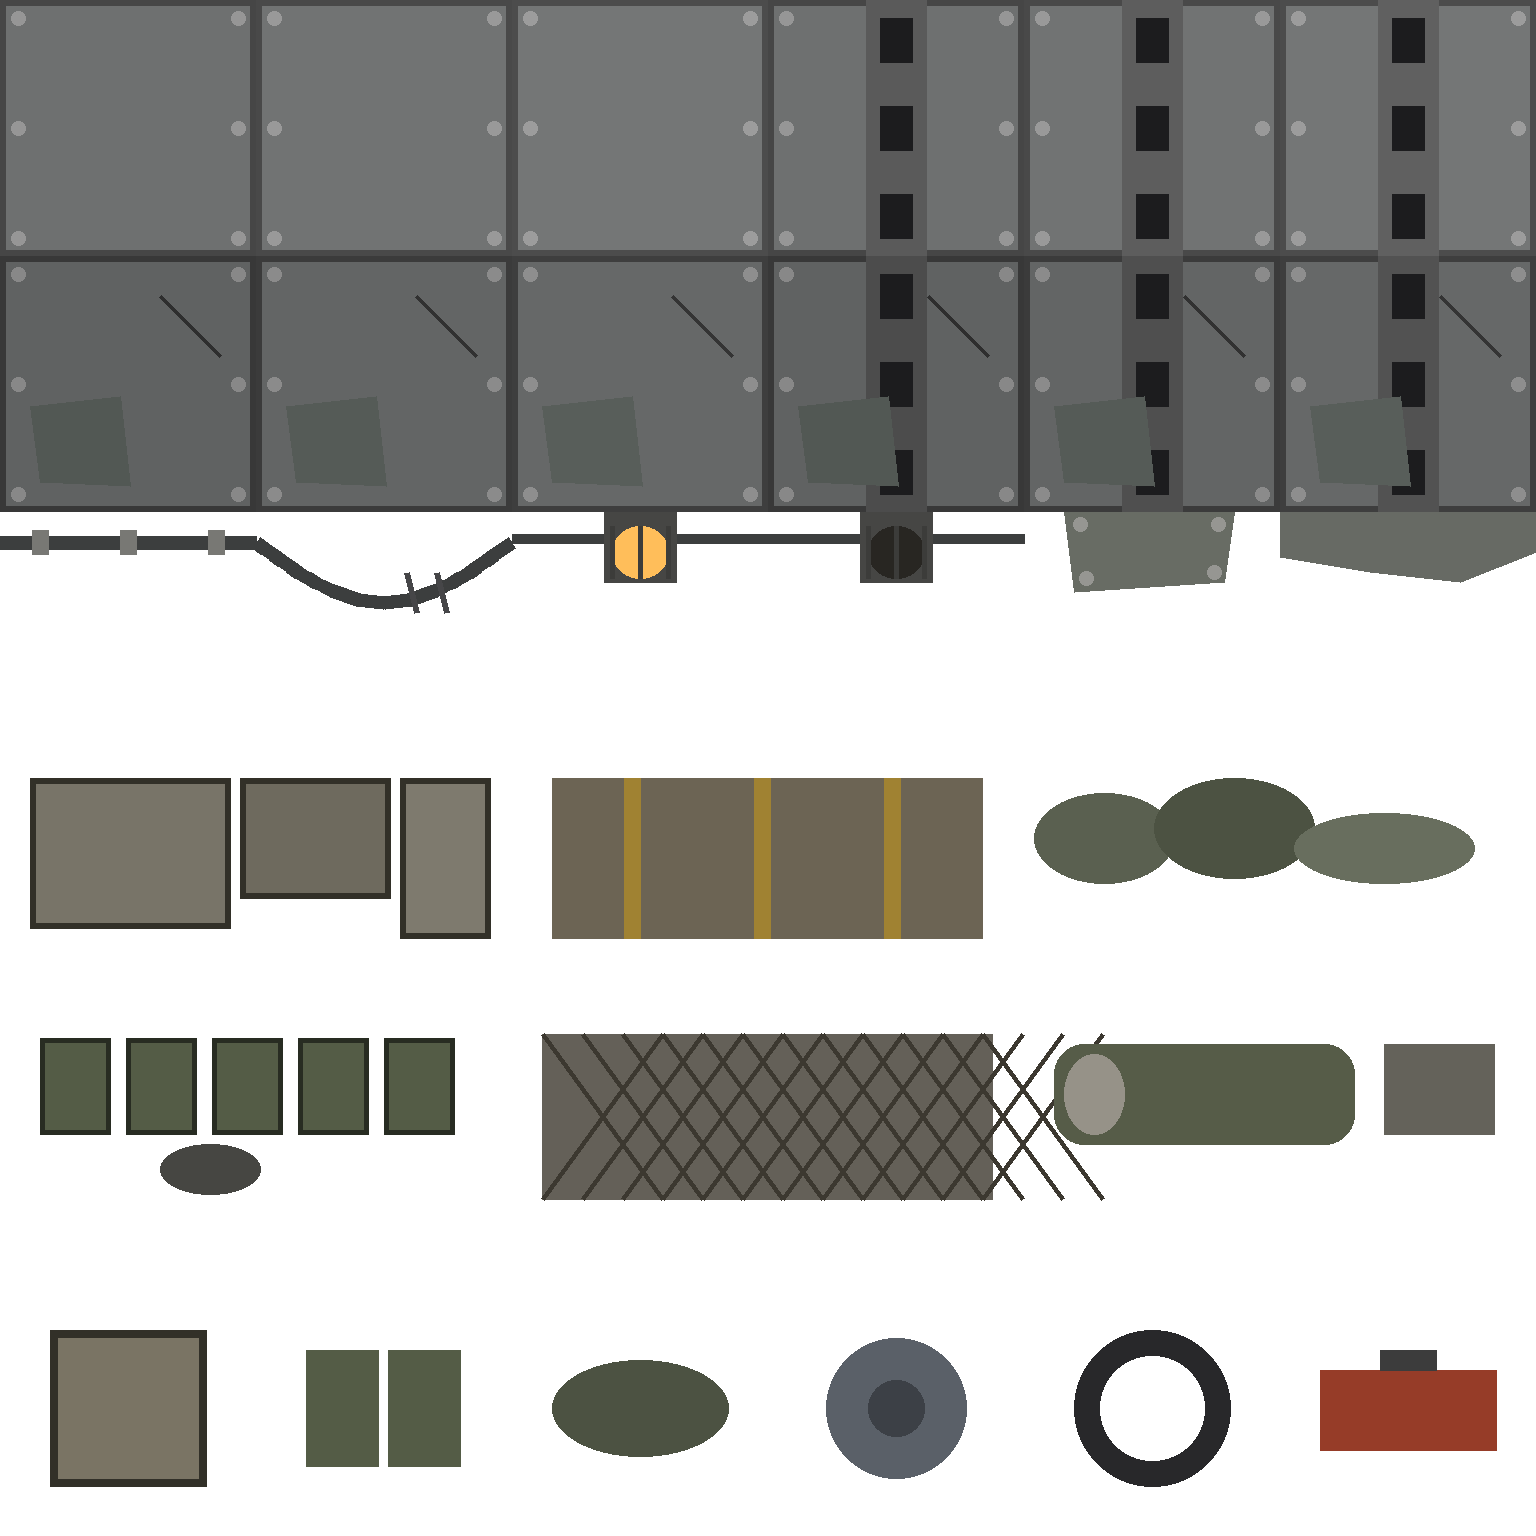

Reproduce this figure in Python.
"""Placement guide only; ImageGen supplies the finished ship-hold kit (look-dev:
art-source/ship-deck-lookdev). 1536x1536, transparent, 256px per world cell.

Rows 0-1: twelve 1x1 floor tiles, opaque to their slot edge so they tile:
  row 0: plate x3, rail plate x3 (tie-down slot row runs image top to bottom)
  row 1: worn plate x3, worn rail plate x3
Row 2: six 1x1 wall-edge strips. The bulkhead is the TOP edge of the slot;
  art stays in the top 40%, the rest is transparent deck:
  cable run, slack cable run, caged lamp, dead caged lamp, wall patch plate, wall-foot grime
Rows 3-4: six 2x1 storage pieces against the wall (bulkhead at slot top), art
  within the top 70%: crate stack, strapped pallet, duffels and bedroll,
  ammo cans and gear, netted cargo, bedroll camp
Row 5: six 1x1 loose items, centred: crate, ammo cans, duffel, drum, cable coil, toolbox
Slot order is recorded in ship-hold.tileset-authoring.json.
"""
from PIL import Image, ImageDraw
import math

C = 256
image = Image.new('RGBA', (6 * C, 6 * C))
d = ImageDraw.Draw(image)


def cell(col, row):
    return col * C, row * C


def plate(x, y, shade, rail=False, worn=False):
    d.rectangle((x, y, x + C - 1, y + C - 1), fill=(shade, shade + 2, shade + 2, 255))
    d.rectangle((x, y, x + C - 1, y + C - 1), outline=(shade - 40,) * 3 + (255,), width=6)
    for bx in (18, C - 18):
        for by in (18, C // 2, C - 18):
            d.ellipse((x + bx - 7, y + by - 7, x + bx + 7, y + by + 7), fill=(shade + 40,) * 3 + (255,))
    if rail:
        d.rectangle((x + C // 2 - 30, y, x + C // 2 + 30, y + C), fill=(shade - 20,) * 3 + (255,))
        for sy in (40, 128, 216):
            d.rectangle((x + C // 2 - 16, y + sy - 22, x + C // 2 + 16, y + sy + 22), fill=(28, 28, 30, 255))
    if worn:
        d.polygon([(x + 30, y + 150), (x + 120, y + 140), (x + 130, y + 230), (x + 40, y + 226)],
                  fill=(shade - 14, shade - 8, shade - 12, 255))
        d.line((x + 160, y + 40, x + 220, y + 100), fill=(shade - 50,) * 3 + (255,), width=4)


for i in range(3):
    plate(*cell(i, 0), 110 + i * 3)
    plate(*cell(3 + i, 0), 110 + i * 3, rail=True)
    plate(*cell(i, 1), 96 + i * 3, worn=True)
    plate(*cell(3 + i, 1), 96 + i * 3, rail=True, worn=True)

# Row 2: wall-edge strips, bulkhead at the slot top.
x, y = cell(0, 2)
d.line((x, y + 30, x + C, y + 30), fill=(60, 62, 62, 255), width=14)
for cx in (40, 128, 216):
    d.rectangle((x + cx - 8, y + 18, x + cx + 8, y + 42), fill=(120, 120, 116, 255))
x, y = cell(1, 2)
pts = [(x + C * t / 30, y + 30 + 60 * math.sin(math.pi * t / 30)) for t in range(31)]
d.line(pts, fill=(60, 62, 62, 255), width=14, joint='curve')
for k in range(2):
    d.line((x + 150 + k * 30, y + 60, x + 160 + k * 30, y + 100), fill=(70, 70, 72, 255), width=6)
for col, lit in ((2, True), (3, False)):
    x, y = cell(col, 2)
    d.line((x, y + 26, x + C, y + 26), fill=(60, 62, 62, 255), width=10)
    d.rectangle((x + 92, y, x + 164, y + 70), fill=(70, 70, 68, 255))
    d.ellipse((x + 100, y + 14, x + 156, y + 66), fill=(255, 190, 90, 255) if lit else (40, 38, 34, 255))
    for k in range(3):
        d.line((x + 100 + k * 28, y + 14, x + 100 + k * 28, y + 66), fill=(60, 60, 58, 255), width=5)
x, y = cell(4, 2)
d.polygon([(x + 40, y), (x + 210, y), (x + 200, y + 70), (x + 50, y + 80)], fill=(104, 108, 100, 255))
for px, py in ((56, 12), (194, 12), (190, 60), (62, 66)):
    d.ellipse((x + px - 7, y + py - 7, x + px + 7, y + py + 7), fill=(150, 150, 146, 255))
x, y = cell(5, 2)
d.polygon([(x, y), (x + C, y), (x + C, y + 40), (x + 180, y + 70), (x + 90, y + 60), (x, y + 45)],
          fill=(40, 44, 36, 180))

# Rows 3-4: 2x1 storage against the wall (bulkhead at top).
def slot2(col, row):
    return col * 2 * C, (3 + row) * C


x, y = slot2(0, 0)  # crate stack
for bx, by, w, h, s in ((30, 10, 200, 150, 120), (240, 10, 150, 120, 110), (400, 10, 90, 160, 126)):
    d.rectangle((x + bx, y + by, x + bx + w, y + by + h), fill=(s, s - 4, s - 16, 255), outline=(50, 48, 40, 255), width=6)
x, y = slot2(1, 0)  # strapped pallet
d.rectangle((x + 40, y + 10, x + 470, y + 170), fill=(108, 100, 84, 255))
for sx in (120, 250, 380):
    d.rectangle((x + sx - 8, y + 10, x + sx + 8, y + 170), fill=(160, 130, 50, 255))
x, y = slot2(2, 0)  # duffels and bedroll
for bx, by, r1, r2, s in ((80, 70, 70, 45, 90), (210, 60, 80, 50, 76), (360, 80, 90, 35, 104)):
    d.ellipse((x + bx - r1, y + by - r2, x + bx + r1, y + by + r2), fill=(s, s + 6, s - 10, 255))
x, y = slot2(0, 1)  # ammo cans and gear
for i in range(5):
    d.rectangle((x + 40 + i * 86, y + 14, x + 110 + i * 86, y + 110), fill=(84, 92, 70, 255), outline=(40, 44, 34, 255), width=5)
d.ellipse((x + 160, y + 120, x + 260, y + 170), fill=(70, 70, 66, 255))
x, y = slot2(1, 1)  # netted cargo
d.rectangle((x + 30, y + 10, x + 480, y + 175), fill=(100, 96, 88, 255))
for k in range(0, 460, 40):
    d.line((x + 30 + k, y + 10, x + 30 + k + 120, y + 175), fill=(60, 56, 48, 255), width=4)
    d.line((x + 150 + k, y + 10, x + 30 + k, y + 175), fill=(60, 56, 48, 255), width=4)
x, y = slot2(2, 1)  # bedroll camp
d.rounded_rectangle((x + 30, y + 20, x + 330, y + 120), 30, fill=(86, 92, 72, 255))
d.ellipse((x + 40, y + 30, x + 100, y + 110), fill=(150, 146, 136, 255))
d.rectangle((x + 360, y + 20, x + 470, y + 110), fill=(100, 98, 90, 255))

# Row 5: loose 1x1 items, centred.
x, y = cell(0, 5); d.rectangle((x + 50, y + 50, x + 206, y + 206), fill=(122, 116, 100, 255), outline=(50, 48, 40, 255), width=8)
x, y = cell(1, 5)
for i in range(2): d.rectangle((x + 50 + i * 82, y + 70, x + 122 + i * 82, y + 186), fill=(84, 92, 70, 255))
x, y = cell(2, 5); d.ellipse((x + 40, y + 80, x + 216, y + 176), fill=(76, 82, 66, 255))
x, y = cell(3, 5); d.ellipse((x + 58, y + 58, x + 198, y + 198), fill=(90, 96, 104, 255)); d.ellipse((x + 100, y + 100, x + 156, y + 156), fill=(60, 64, 70, 255))
x, y = cell(4, 5); d.ellipse((x + 50, y + 50, x + 206, y + 206), outline=(40, 40, 42, 255), width=26)
x, y = cell(5, 5); d.rectangle((x + 40, y + 90, x + 216, y + 170), fill=(150, 60, 40, 255)); d.rectangle((x + 100, y + 70, x + 156, y + 90), fill=(60, 60, 60, 255))

image.save('art-source/templates/ship-hold-guide.png')
